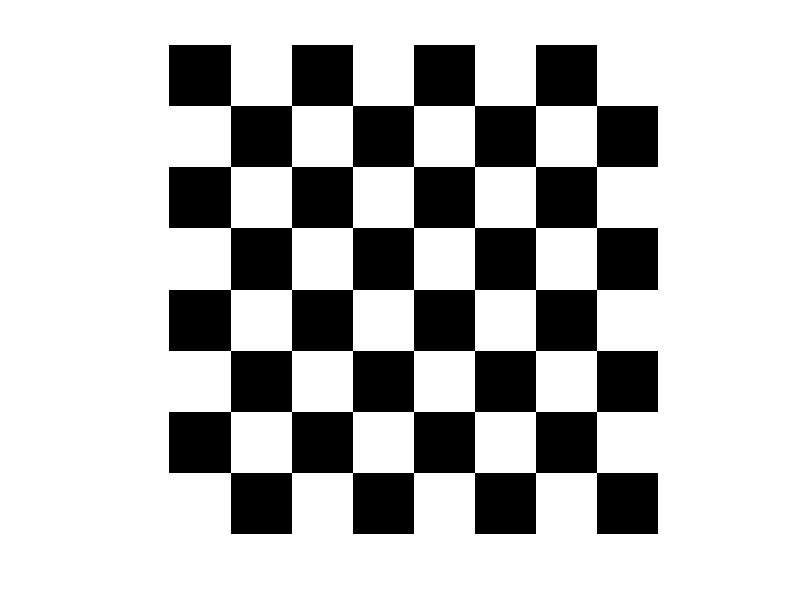

Write MATLAB code to recreate this figure.
%Size of the square 

sz=45; 

%Number of rows 

xvalue=8; 

%Number of columns 

yvalue=8; 

%Intialize matrix A with zeros and matrix B with ones 

A=zeros([sz sz]); 

B=ones([sz sz]); 

clear C 

 m=sz; 

 n=1; 

 num=2; 

for i=1:xvalue 

    n1=1; 

    m1=sz; 

     

    for j=1:yvalue 

        if(mod(num,2)==0) 

        C(n:m,n1:m1)=A; 

        num=num+1; 

        else 

        C(n:m,n1:m1)=B; 

        num=num+1; 

        end 

         

        m1=m1+sz; 

        n1=n1+sz; 

    end 

    if(mod(yvalue,2)==0) 

    num=num+1; 

    end 

    n=n+sz; 

    m=m+sz; 

end 

imshow(C) 



